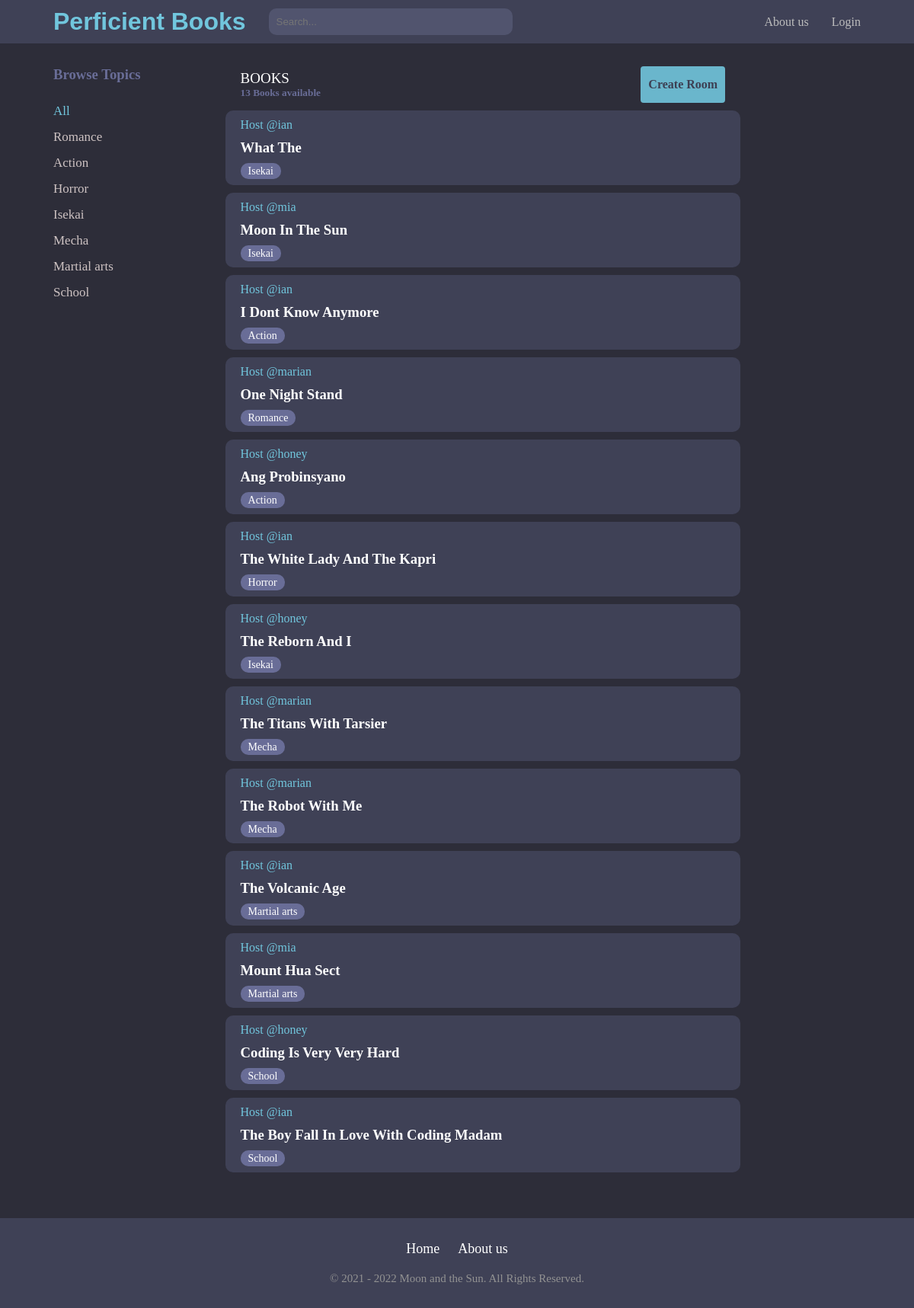
The page / on the database its author committed.
### base/models.py (models this page shows, shortened)
class Topic(models.Model):
    name = models.CharField(max_length=200)
    def __str__(self):
        return self.name

class Room(models.Model):
    host = models.ForeignKey(User, on_delete=models.CASCADE, null=True)
    topic = models.ForeignKey(Topic, on_delete=models.CASCADE, null=True)
    name = models.CharField(max_length=200)
    desription = models.TextField(null=True, blank=True)
    participants = models.ManyToManyField(
        User, related_name='participants', blank=True)
    update = models.DateTimeField(auto_now=True)
    create = models.DateField(auto_now_add=True)
    class Meta:
        ordering = ['-update', '-create']

### base/views.py (the view)
# urls.py: path('', views.home, name='home'),
def home(request):
    q = request.GET.get('q') if request.GET.get('q') != None else ''
    rooms = Room.objects.filter(
        Q(topic__name__icontains=q) |
        Q(name__icontains=q) |
        Q(desription__icontains=q)
    )
    room_count = rooms.count()
    message = Message.objects.all()
    topics = Topic.objects.all()
    context = {'rooms': rooms, 'topics': topics, 'room_count': room_count,
                'message': message}
    return render(request, 'base/home.html', context)

### base/templates/base/home.html (shortened to what this page needs)
{% extends 'main.html' %}
{% block content %}
<div class="home-container">
    <div class="left-home">
        <h3>Browse Topics</h3>
        <div>
            <div class="topic-all">
                <a style="color: #71C6DD;" href="{% url 'home' %}">All</a>
            </div>
            {% for i in topics %}
            <div class="topic-home">
                <a href="{% url 'home' %}?q={{i.name}}">{{i.name}}</a>
            </div>
            {% endfor %}
        </div>
    </div>
    <div class="middle-home">
        <div class="top">
            <div class="left">
                <p>BOOKS</p>
                <h5>{{room_count}} Books available</h5>
            </div>
            <div class="right">
                <a href="{% url 'create-room' %}">Create Room</a>
            </div>
        </div>
        {% for i in rooms %}
        <div class="box">
            <div class="left">
                <span>Host @{{i.host.username}}</span>
                <h3><a href="{% url 'room' i.id %}">{{i.name}}</a></h3>
                <small>{{i.topic}}</small>
            </div>
        </div>
        {% endfor %}
    </div>
</div>
{% endblock content %}

### templates/main.html (shortened to what this page needs)
<!DOCTYPE html>
<html lang="en">
<head>
</head>
<body>
    {% include 'navar.html' %}
    {% block content %}{% endblock content %}
    {% include 'navar_last.html' %}
</body>
</html>

### templates/navar.html (shortened to what this page needs)
<div class="continer-navar">
    <div class="content">
        <div class="left">
            <div class="logo">
                <a href="/"><h1>Perficient Books</h1></a>
            </div>
            <div class="search">
                <form method="GET" action="">
                    <input type="text" name="q" placeholder="Search...">
                </form>
            </div>
        </div>
        <div class="right_right">
            <div class= "about_us">
                <a href="{% url 'about-us' %}">About us</a>
            </div>
            <div class="right">
                <div class="loggg">
                    {% if request.user.is_authenticated %}
                    <p>Hello {{request.user}}</p>
                    <a class="logt" href="{% url 'logout' %}">Logout</a>
                    {% else %}
                    <a class="log" href="{% url 'login' %}">Login</a>
                    {% endif %}
                </div>
            </div>
        </div>
    </div>
</div>

### templates/navar_last.html (shortened to what this page needs)
<div class="content_navarlast">
    <div class="content">
        <div class="line1">
            <a href="/">Home</a>
            <a href="{% url 'about-us' %}">About us</a>
        </div>
        <div class="line2">
            <p>© 2021 - 2022 Moon and the Sun. All Rights Reserved.</p>
        </div>
    </div>
</div>

### templates/navar.html (style rules this page uses)
* { padding: 0; margin: 0; }
.continer-navar { background-color: #3F4156; margin-bottom: 10px; }
.continer-navar .content { display: flex; justify-content: space-between; padding: 10px 70px; align-items: center; }
.right_right { display: flex; align-items: center; }
.continer-navar .content .logo h1 { color: #71C6DD; font-family: 'Lucida Sans', 'Lucida Sans Regular', 'Lucida Grande', 'Lucida Sans Unicode', Geneva, Verdana, sans-serif; }
.continer-navar .content .logo a { text-decoration: none; }
.continer-navar .content .left { display: flex; align-items: center; }
.continer-navar .content .left .search { margin-left: 30px; }
.continer-navar .content .left .search input { width: 300px; padding: 10px 10px; outline: none; background-color: #51546E; border: none; border-radius: 10px; color: white; }
.right { display: flex; text-align: center; }
.right a { color: rgb(189, 189, 189); text-decoration: none; }
.about_us { margin-right: 30px; }
.about_us a { color: rgb(189, 189, 189); text-decoration: none; right: 100px; }

### base/templates/base/home.html (style rules this page uses)
.home-container { display: grid; grid-template-columns: 1fr 3fr 0.7fr; background-color: #2D2D39; padding: 20px 70px; min-height: 500px; }
.left-home h3 { color: #696D97; margin-bottom: 20px; }
.left-home .topic-all, .left-home .topic-home { padding: 7px 0px; }
.left-home a { color: rgb(206, 195, 195); text-decoration: none; font-size: 17px; }
.middle-home .top { display: flex; justify-content: space-between; padding: 0px 20px; align-items: center; margin-bottom: 10px; }
.middle-home .top p { color: white; font-size: 19px; }
.middle-home .top h5 { color: #696D97; }
.middle-home .top .right { padding: 15px 10px; background-color: #6AB6CC; border-radius: 4px; }
.middle-home .top .right a { color: #3D3F53; font-weight: bold; }
.middle-home .box { background-color: #3F4156; margin-bottom: 10px; padding: 10px 20px; border-radius: 10px; justify-content: space-between; display: flex; align-items: center; }
.middle-home .box .left h3 { padding: 10px 0px; }
.middle-home .box .left a { color: white; text-decoration: none; text-transform: capitalize; }
.middle-home .box .left small { color: white; font-size: 14px; padding: 3px 10px; background-color: #696D97; border-radius: 10px; }
.middle-home .box span { color: #71C6DD; }

### templates/navar_last.html (style rules this page uses)
.content_navarlast { background-color: #3F4156; padding: 30px 10px; text-align: center; margin-top: 30px }
.content_navarlast .content .line1 { margin-bottom: 20px; }
.content_navarlast .content .line1 a { margin: 0 10px; text-decoration: none; color: white; font-size: 18px; }
.content_navarlast .content .line2 p { color: rgb(146, 146, 146); font-size: 15px; }

### templates/main.html (style rules this page uses)
body { background-color: #2D2D39; }

### rows shown on the page
Topic: name "Romance"
Topic: name "Action"
Topic: name "Horror"
Topic: name "Isekai"
Topic: name "Mecha"
Topic: name "Martial arts"
Topic: name "School"
Room: host.username "ian", name "What The", topic "Isekai"
Room: host.username "mia", name "Moon In The Sun", topic "Isekai"
Room: host.username "ian", name "I Dont Know Anymore", topic "Action"
Room: host.username "marian", name "One Night Stand", topic "Romance"
Room: host.username "honey", name "Ang Probinsyano", topic "Action"
Room: host.username "ian", name "The White Lady And The Kapri", topic "Horror"
Room: host.username "honey", name "The Reborn And I", topic "Isekai"
Room: host.username "marian", name "The Titans With Tarsier", topic "Mecha"
Room: host.username "marian", name "The Robot With Me", topic "Mecha"
Room: host.username "ian", name "The Volcanic Age", topic "Martial arts"
Room: host.username "mia", name "Mount Hua Sect", topic "Martial arts"
Room: host.username "honey", name "Coding Is Very Very Hard", topic "School"
Room: host.username "ian", name "The Boy Fall In Love With Coding Madam", topic "School"

### other values the page prints
{{ room_count }} "13"
